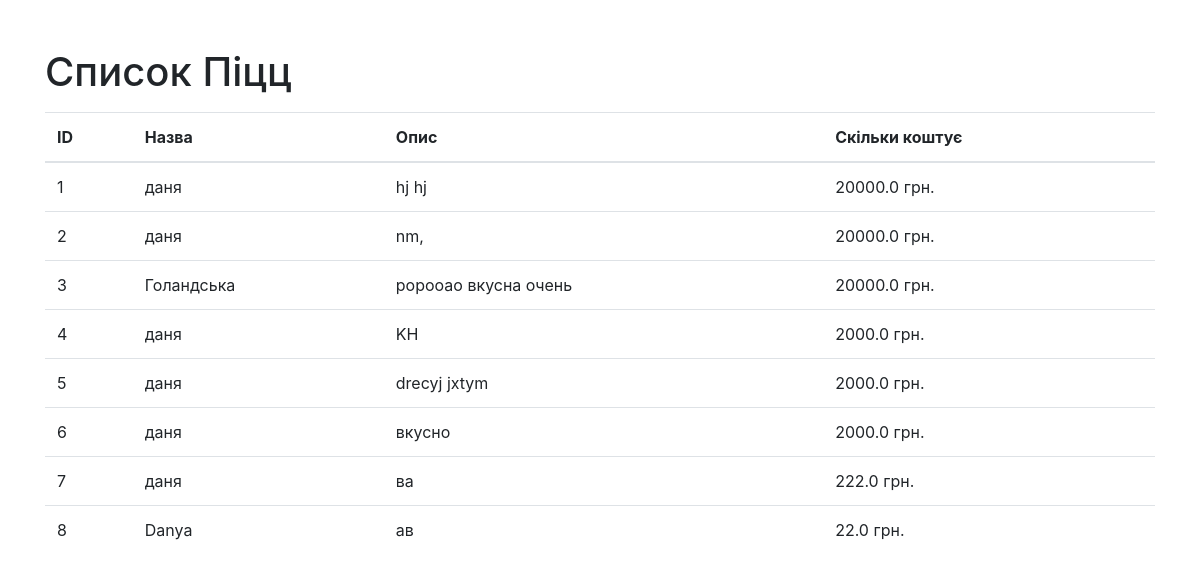
Page /pizzas/ on the committed database.
### tables this page shows
CREATE TABLE pizzas (
            id INTEGER PRIMARY KEY AUTOINCREMENT, 
            name TEXT NOT NULL,
            description TEXT NOT NULL,
            price REAL NOT NULL
        );

### pizza_app.py (the view)
@app.route('/pizzas/')
def pizzas():
    try:
        sqlite_connection = sqlite3.connect("pizza_db.db")
        cursor = sqlite_connection.cursor()
        cursor.execute("SELECT * FROM pizzas")
        pizza_list = cursor.fetchall()
        cursor.close()
        return render_template('pizzas.html', pizzas=pizza_list)
    except sqlite3.Error as error:
        print("Error fetching data from DB", error)
    finally:
        if sqlite_connection:
            sqlite_connection.close()

### templates/pizzas.html (shortened to what this page needs)
<!DOCTYPE html>
<html lang="ru">
<head>
    <link rel="stylesheet" href="https://stackpath.bootstrapcdn.com/bootstrap/4.5.2/css/bootstrap.min.css">
</head>
<body>
    <div class="container">
        <h1 class="mt-5">Список Піцц</h1>
        <table class="table mt-3">
            <thead>
                <tr>
                    <th>ID</th>
                    <th>Назва</th>
                    <th>Опис</th>
                    <th>Скільки коштує</th>
                </tr>
            </thead>
            <tbody>
                {% if pizzas %}
                    {% for pizza in pizzas %}
                    <tr>
                        <td>{{ pizza[0] }}</td>
                        <td>{{ pizza[1] }}</td>
                        <td>{{ pizza[2] }}</td>
                        <td>{{ pizza[3] }} грн.</td>
                    </tr>
                    {% endfor %}
                {% else %}
                    <tr>
                        <td colspan="4" class="text-center">Немає доступних піц.</td>
                    </tr>
                {% endif %}
            </tbody>
        </table>
    </div>
</body>
</html>

### rows in the picture
pizzas: id "1", name "даня", description "hj hj", price "20000.0"
pizzas: id "2", name "даня", description "nm,", price "20000.0"
pizzas: id "3", name "Голандська", description "ророоао вкусна очень", price "20000.0"
pizzas: id "4", name "даня", description "KH", price "2000.0"
pizzas: id "5", name "даня", description "drecyj jxtym", price "2000.0"
pizzas: id "6", name "даня", description "вкусно", price "2000.0"
pizzas: id "7", name "даня", description "ва", price "222.0"
pizzas: id "8", name "Danya", description "ав", price "22.0"
